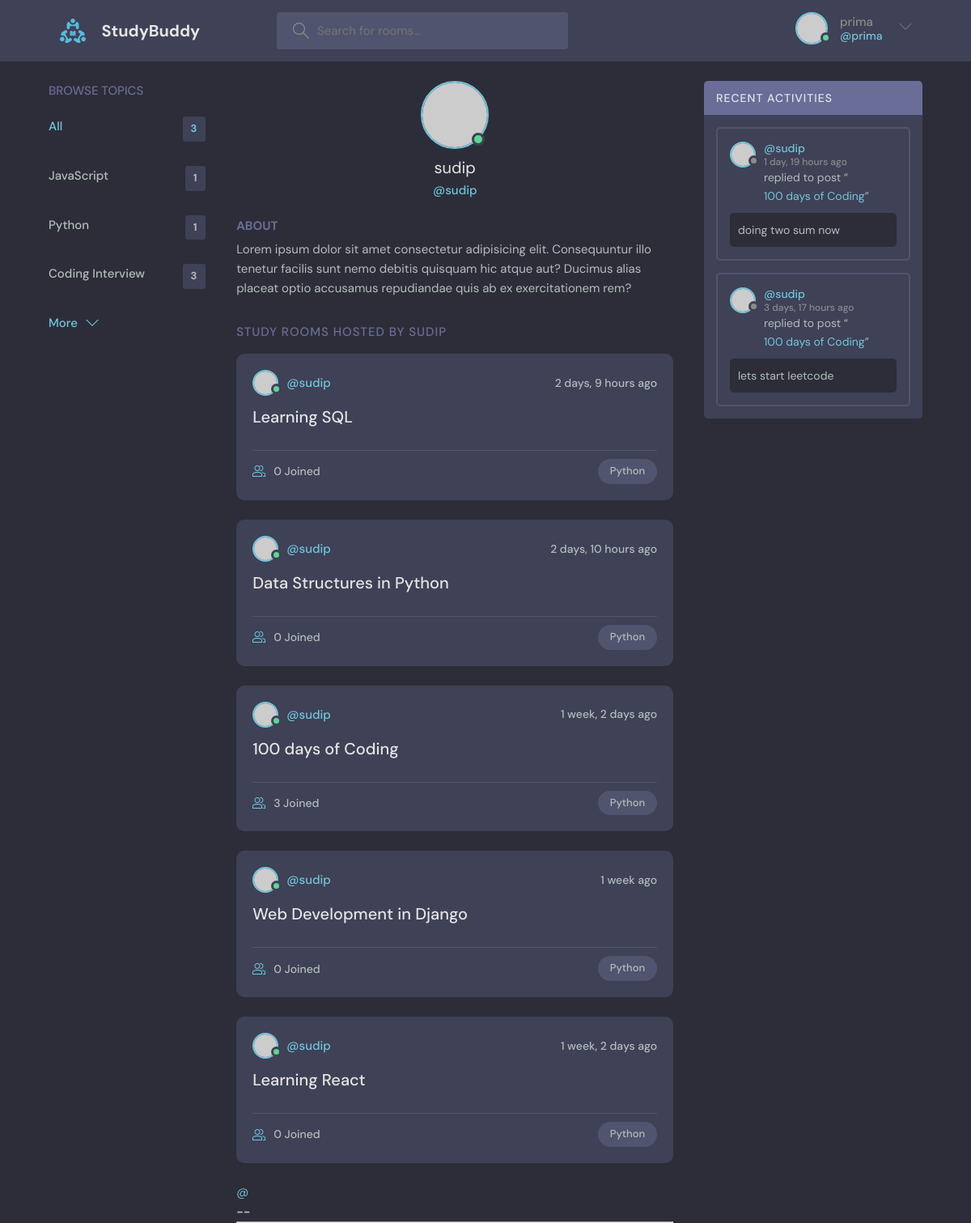
The app's page /profile/1 (signed in) with its own data.
### base/models.py (models this page shows, shortened)
class Topics(models.Model):
    name = models.CharField(max_length=200)

class Room(models.Model):
    host = models.ForeignKey(User, on_delete=models.SET_NULL, null=True)
    participants = models.ManyToManyField(
        User, related_name='participants', blank=True)
    topic = models.ForeignKey(Topics, on_delete=models.SET_NULL, null=True)
    name = models.CharField(max_length=200)
    description = models.TextField(null=True, blank=True)
    updated = models.DateTimeField(auto_now=True)
    created = models.DateTimeField(auto_now_add=True)
    class Meta:
        ordering = ['-updated', '-created']
    def __str__(self):
        return self.name

class Message(models.Model):
    user = models.ForeignKey(
        User, on_delete=models.CASCADE, blank=True, null=True)
    room = models.ForeignKey(Room, on_delete=models.CASCADE)
    body = models.TextField()
    updated = models.DateTimeField(auto_now=True)
    created = models.DateTimeField(auto_now_add=True)
    class Meta:
        ordering = ['-updated', '-created']

### base/views.py (the view)
# urls.py: path('profile/<str:pk>', views.userProfile, name='user-profile'),
def userProfile(request, pk):
    user = User.objects.get(id=pk)
    rooms = user.room_set.all()
    room_message = user.message_set.all()
    topics = Topics.objects.all()
    context = {'user': user, 'rooms': rooms,
               'room_message': room_message, 'topics': topics}
    return render(request, 'base/profile.html', context)

### base/templates/base/profile.html (shortened to what this page needs)
{% extends 'main.html' %}
{% block content %}
  <main class="profile-page layout layout--3">
    <div class="container">
    {% include 'base/topics_component.html' %}
      <div class="roomList">
        <div class="profile">
          <div class="profile__avatar">
            <div class="avatar avatar--large active">
              <img src="https://randomuser.me/api/portraits/men/11.jpg" />
            </div>
          </div>
          <div class="profile__info">
            <h3>{{user.username}}</h3>
            <p>@{{user.username}}</p>
          </div>
          <div class="profile__about">
            <h3>About</h3>
            <p>
              Lorem ipsum dolor sit amet consectetur adipisicing elit. Consequuntur illo tenetur
              facilis sunt nemo debitis quisquam hic atque aut? Ducimus alias placeat optio
              accusamus repudiandae quis ab ex exercitationem rem?
            </p>
          </div>
        </div>
        <div class="roomList__header">
          <div>
            <h2>Study Rooms Hosted by {{user.username}}</a>
            </h2>
          </div>
        </div>
      {% include 'base/feed_component.html' %}
      </div>
      {% include 'base/activity_component.html' %}
    </div>
  </main>
  {% endblock content %}

### templates/navbar.html (shortened to what this page needs)
{% load static %}
<header class="header header--loggedIn">
    <div class="container">
        <a href="{% url 'home' %}" class="header__logo">
            <img src="{% static 'images/logo.svg' %}" />
            <h1>StudyBuddy</h1>
        </a>
        <form class="header__search" method="get" action="{% url 'home' %}">
            <label>
                <input name="q" placeholder="Search for rooms..." />
            </label>
        </form>
        <nav class="header__menu">
            {% if request.user.is_authenticated %}
            <div class="header__user">
                <a href="{% url 'user-profile' user.id %}">
                    <div class="avatar avatar--medium active">
                        <img src="https://randomuser.me/api/portraits/men/37.jpg" />
                    </div>
                    <p>{{request.user.username}}<span>@{{request.user.username}}</span></p>
                </a>
                <button class="dropdown-button">
                    <svg version="1.1" xmlns="http://www.w3.org/2000/svg" width="32" height="32" viewBox="0 0 32 32">
                        <title>chevron-down</title>
                        <path d="M16 21l-13-13h-3l16 16 16-16h-3l-13 13z"></path>
                    </svg>
                </button>
            </div>
            {% endif %}
        </nav>
    </div>
</header>

### base/templates/base/topics_component.html
<div class="topics">
    <div class="topics__header">
        <h2>Browse Topics</h2>
    </div>
    <ul class="topics__list">
        <li>
            <a href="{% url 'home' %}" class="active">All <span>{{topics.count}}</span></a>
        </li>
        {% for topic in topics %}
        <li>
            <a href="{% url 'home' %}?q={{topic.name}}">{{topic.name}} <span>{{topic.room_set.all.count}}</span></a>
        </li>
        {% endfor %}
    </ul>
    <a class="btn btn--link" href="{% url 'topics' %}">
        More
        <svg version="1.1" xmlns="http://www.w3.org/2000/svg" width="32" height="32" viewBox="0 0 32 32">
            <title>chevron-down</title>
            <path d="M16 21l-13-13h-3l16 16 16-16h-3l-13 13z"></path>
        </svg>
    </a>
</div>

### base/templates/base/feed_component.html (shortened to what this page needs)
{% for room in rooms %}
<div class="roomListRoom">
    <div class="roomListRoom__header">
        <a href="{% url 'user-profile' room.host.id %}" class="roomListRoom__author">
            <div class="avatar avatar--small active">
                <img src="https://randomuser.me/api/portraits/men/11.jpg" />
            </div>
            <span>@{{room.host.username}}</span>
        </a>
        <div class="roomListRoom__actions">
            <span>{{room.created|timesince}} ago</span>
        </div>
    </div>
    <div class="roomListRoom__content">
        <a href="{% url 'user-profile' room.host.id %}">{{room.name}}</a>
    </div>
    <div class="roomListRoom__meta">
        <a class="roomListRoom__joined">
            {{room.participants.all.count}} Joined
        </a>
        <p class="roomListRoom__topic">Python</p>
    </div>
</div>
{% endfor %}
<div>
    <a href="">@</a>
    <h5> {{room.id}} -- <a href="rooms/{{room.id}}">{{room.name}}</a></h5>
</div>

### base/templates/base/activity_component.html (shortened to what this page needs)
<div class="activities">
    <div class="activities__header">
        <h2>Recent Activities</h2>
    </div>
    {% for message in room_message %}
    <div class="activities__box">
        <div class="activities__boxHeader roomListRoom__header">
            <a href="{% url 'user-profile' message.user.id %}" class="roomListRoom__author">
                <div class="avatar avatar--small">
                    <img src="https://randomuser.me/api/portraits/women/11.jpg" />
                </div>
                <p>
                    @{{message.user}}
                    <span>{{message.created|timesince}} ago</span>
                </p>
            </a>
        </div>
        <div class="activities__boxContent">
            <p>replied to post “<a href="{% url 'room' message.room.id %}">{{message.room}}</a>”</p>
            <div class="activities__boxRoomContent">
                {{message.body}}
            </div>
        </div>
    </div>
    {% endfor %}
</div>

### records on screen
Topics: name "JavaScript", room_set.all.count "1"
Topics: name "Python", room_set.all.count "1"
Topics: name "Coding Interview", room_set.all.count "3"
Room: host.username "sudip", created "2 days, 9 hours", name "Learning SQL", participants.all.count "0"
Room: host.username "sudip", created "2 days, 10 hours", name "Data Structures in Python", participants.all.count "0"
Room: host.username "sudip", created "1 week, 2 days", name "100 days of Coding", participants.all.count "3"
Room: host.username "sudip", created "1 week", name "Web Development in Django", participants.all.count "0"
Room: host.username "sudip", created "1 week, 2 days", name "Learning React", participants.all.count "0"
Message: user "sudip", created "1 day, 19 hours", room "100 days of Coding", body "doing two sum now"
Message: user "sudip", created "3 days, 17 hours", room "100 days of Coding", body "lets start leetcode"

### other values on screen
{{ request.user.username }} "prima"
{{ topics.count }} "3"
{{ user.username }} "sudip"
{{ user.username }} "SUDIP"
